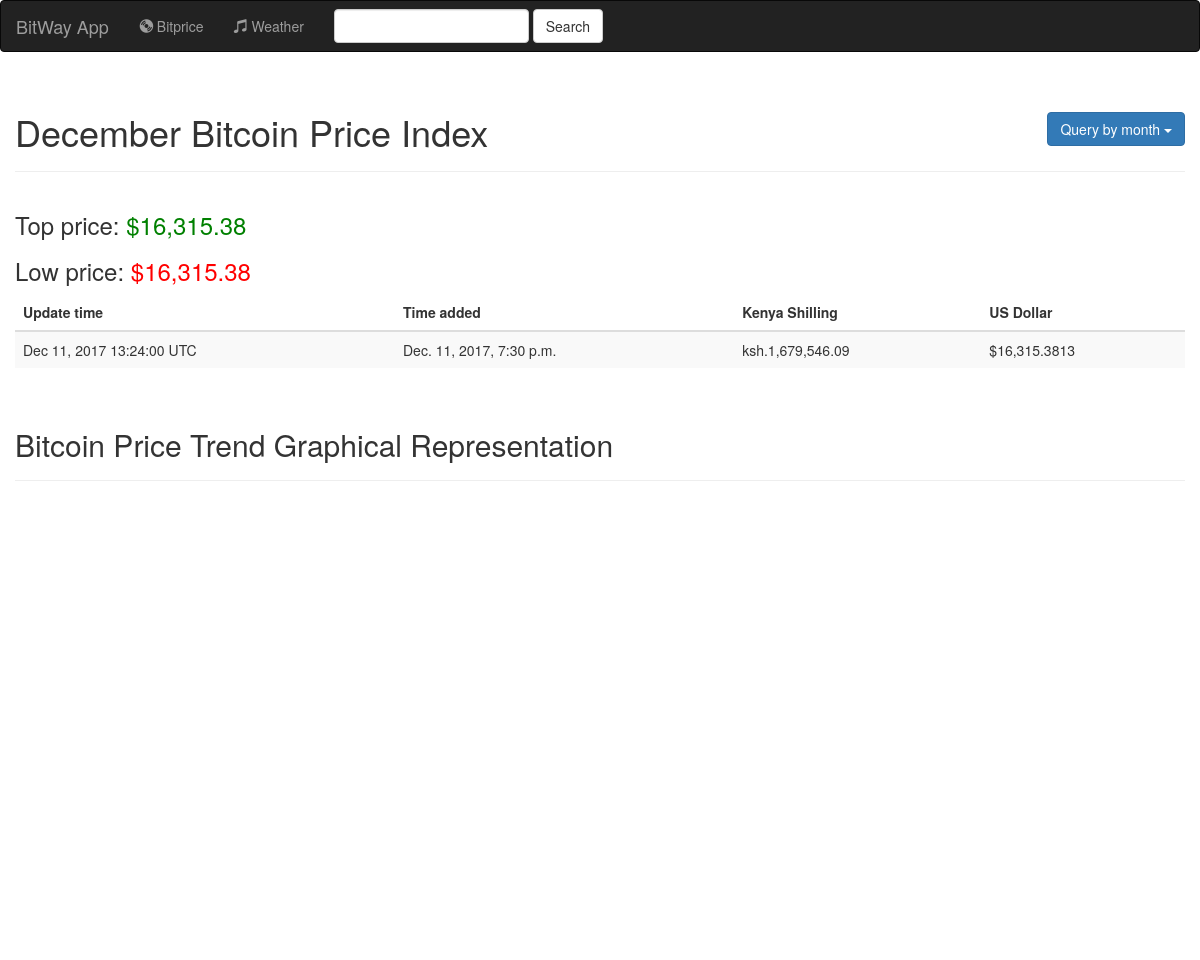
/bitprice/, run on the app's committed database.
### bitprice/models.py (models this page shows, shortened)
class BitcoinPrice(models.Model):
	update_date = models.CharField(max_length=100)
	kes = models.FloatField()
	usd = models.FloatField()
	time_added = models.DateTimeField()

### bitprice/views.py (the view)
def home(request):
	leo = datetime.date.today()
	today = datetime.datetime.now()
	mwaka = today.year
	months_choices = []
	for i in range(1,13):
	    months_choices.append((i, datetime.date(mwaka, i, 1).strftime('%B')))
	price_list = BitcoinPrice.objects.filter(time_added__year=leo.year, time_added__month=leo.month).order_by('-time_added')
	price_graph = BitcoinPrice.objects.filter(time_added__year=leo.year, time_added__month=leo.month).extra(select={'day': 'date(time_added)'}).values('day').annotate(top_price=Max('usd'), low_price = Min('usd'))
	price_range = BitcoinPrice.objects.filter(time_added__year=leo.year, time_added__month=leo.month).aggregate(max_price = Max('usd'), min_price = Min('usd'))
	page = request.GET.get('page', 1)
	paginator = Paginator(price_list, 15)
	try:
		prices = paginator.page(page)
	except PageNotAnInteger:
		prices = paginator.page(1)
	except EmptyPage:
		prices = paginator.page(paginator.num_pages)
	context = {
		'months_choices' : months_choices,
		'prices' : prices,
		'price_graph' : price_graph,
		'price_range' : price_range,
	}
	return render(request, 'bitprice/index.html', context)

### bitprice/templates/bitprice/index.html (shortened to what this page needs)
{% extends "base.html" %}
{% load humanize %}
{% block content %}
<div class="row">
	<div class="page-header">
		<div class="dropdown pull-right">
		  <button class="btn btn-primary dropdown-toggle" type="button" data-toggle="dropdown">Query by month
		  <span class="caret"></span></button>
		</div>
		<h1>{% if query_month %} {{ query_month }} {% else %} {% now "F" %} {% endif %} Bitcoin Price Index</h1>
	</div>
	<div id="bit-price-data" class="table-responsive">
		<h3>Top price: <span class="top-price">${{ price_range.max_price | floatformat:2 | intcomma }}</span></h3>
		<h3>Low price: <span class="low-price">${{ price_range.min_price | floatformat:2 | intcomma }}</span></h3>
		<table class="table table-striped">
			<thead>
				<th>Update time</th>
				<th>Time added</th>
				<th>Kenya Shilling</th>
				<th>US Dollar</th>
			</thead>
			<tbody>
				{% if prices %}
				{% for price in prices %}
				<tr>
					<td>{{ price.update_date }}</td>
					<td>{{ price.time_added }}</td>
					<td>ksh.{{ price.kes|floatformat:2|intcomma }}</td>
					<td>${{ price.usd|intcomma }}</td>
				</tr>
				{% endfor %}
				{% endif %}
			</tbody>
		</table>
	</div>
</div>
<div class="row">
	<div class="page-header">
		<h2>Bitcoin Price Trend Graphical Representation</h2>
	</div>
	<div id="pricechart" class="bit-price-graph"></div>
</div>
{% endblock %}

### templates/base.html (shortened to what this page needs)
{% load static %}
{% load humanize %}
<!DOCTYPE html>
<html lang="en">
  <head>
    <link href="{% static 'css/bootstrap.min.css' %}" rel="stylesheet">
    <link href="{% static 'css/styles.css' %}" rel="stylesheet">
    <link rel="stylesheet" href="//cdnjs.cloudflare.com/ajax/libs/morris.js/0.5.1/morris.css">
  </head>
  <body>
    <nav class="navbar navbar-inverse">
    <div class="container-fluid">
      <div class="navbar-header">
        <a href="{% url 'weather:home' %}" class="navbar-brand">BitWay App</a>
      </div>
      <div class="collapse navbar-collapse" id="topNavBar">
        <ul class="nav navbar-nav">
          <li><a href="{% url 'bitprice:home' %}"><span class="glyphicon glyphicon-cd" aria-hidden="true"></span> Bitprice</a></li>
          <li><a href="{% url 'weather:home' %}"><span class="glyphicon glyphicon-music" aria-hidden="true"></span> Weather</a></li>
        </ul>
        <form class="navbar-form navbar-left" role="search" method="get" action="#">
          <div class="form-group">
            <input type="text" name="query" class="form-control" value="">
          </div>
          <button type="submit" class="btn btn-default">Search</button>
        </form>
      </div>
    </div>
  </nav>
    <div class="container">
      {% block content %}
      {% endblock %}
    </div>
  </body>
</html>

### static/css/styles.css (style rules this page uses)
.bit-price-graph { height: 400px; padding: 10px; margin-bottom: 5%; }
span.top-price { color: green; }
span.low-price { color: red; }

### data on the page
BitcoinPrice: update_date "Dec 11, 2017 13:24:00 UTC", time_added "Dec. 11, 2017, 7:30 p.m.", kes "1,679,546.09", usd "16,315.3813"

### other printed values
{{ price_range.max_price | floatformat:2 | intcomma }} "16,315.38"
{{ price_range.min_price | floatformat:2 | intcomma }} "16,315.38"
